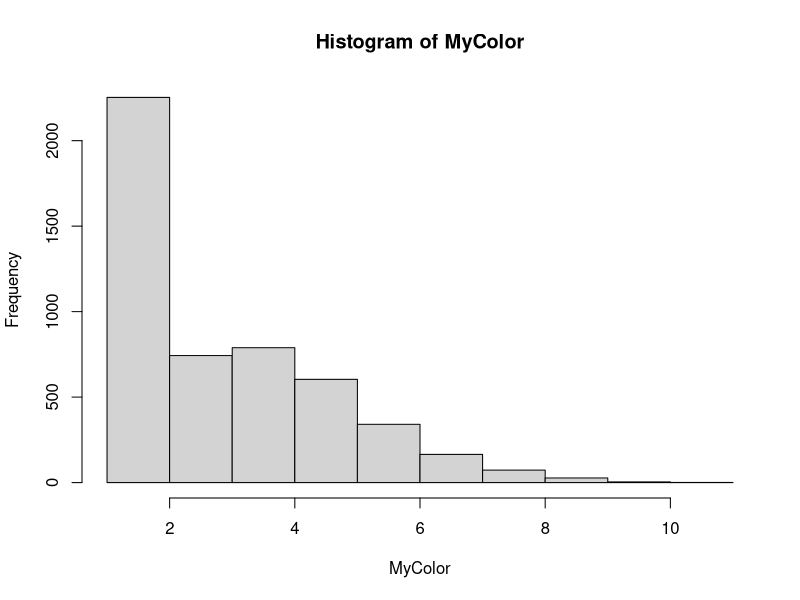
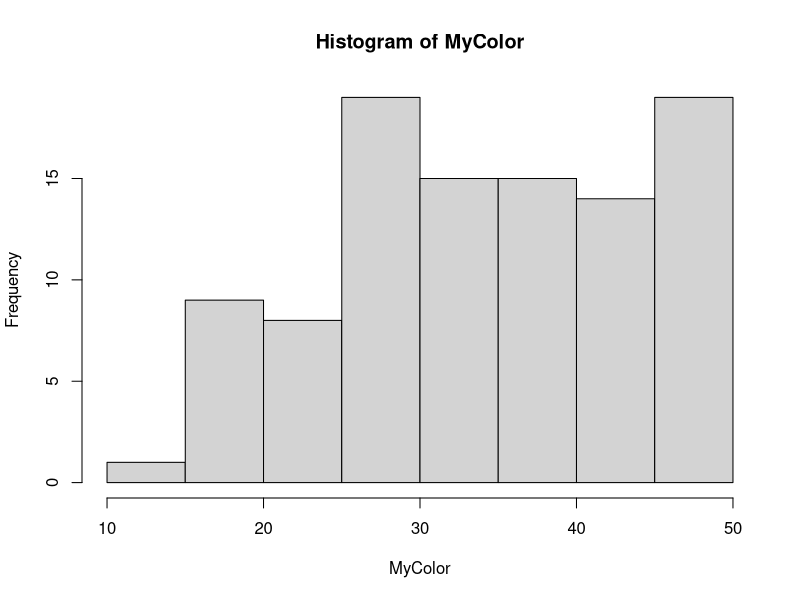

The R script that drew these images, in order:
# Build it on your existing code (define variable, etc.)
# change the function for drawing a ball...
# notate colors with numbers, so black==0, other colors== 1,2,3...

GetUrn <- function(){
TargetNumberOfBalls = 50
Urn<-mat.or.vec(1,TargetNumberOfBalls)
# 1= black
Urn[1] = 1
Urn[2] = 2
# set up a counter (NumberOfBalls) to keep track of how many balls we have
NumberOfBalls<-sum(Urn==1)+sum(Urn==2)
HowManyBallsWeNeed = 50
while (NumberOfBalls<(HowManyBallsWeNeed+1)){
  # draw a ball
  MyBall = Urn[sample(1:length(Urn[Urn!=0]),1)]
  if (MyBall == 1){
    MyIndex = sample(2:length(Urn[Urn!=0]),1)
    MyOtherBall = Urn[MyIndex]
    # pick another ball
    # change color of ball to new color (i.e. new number)
    Urn[MyIndex] = max(unique(Urn) + 1)
    # Set color of ball equal to  NumberOfColorsUsed
    # note that we don’t increase the count of the number of balls
  }else{
    Urn[length(Urn[Urn!=0]) + 1] = MyBall
    # the ball is some other color
    # return the ball and add another one like it
    # increase the counter of how many balls we have in the urn:
    NumberOfBalls<-NumberOfBalls+1
  }
}
# output summaries of what is in the urn when we are done
    Urn
}


# 1. number of non-black colors

MyColor = rep(0, 5000)
for (i in 1:5000){
    MyUrn  = GetUrn()
    MyColor[i] = length(unique(MyUrn)) - 1
}
hist(MyColor)


# 2. commonest color
MyColor = rep(0, 100)
for (i in 1:100){
    MyUrn  = GetUrn()
    MyMaxCount = 0
    for (j in seq_along(unique(MyUrn))){
        MyCount = length(MyUrn[MyUrn==unique(MyUrn)[j]])
        if(MyCount > MyMaxCount){
            MyColor[i] = MyCount
            MyMaxCount = MyColor[i]
        }
    }
}
hist(MyColor)


# 3.
